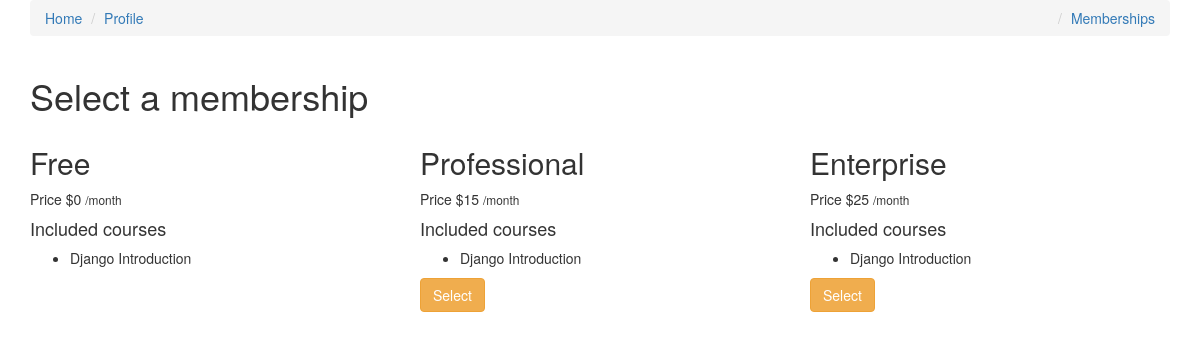
Screenshot of /memberships/ (signed in) with the database file from the repository.
### memberships/models.py (models this page shows)
class Membership(models.Model):
    slug = models.SlugField()
    membership_type = models.CharField(choices=MEMBERSHIP_CHOICES, default='Free', max_length=30)
    price = models.IntegerField(default=15)
    stripe_plan_id = models.CharField(max_length=40)
    def __str__(self):
        return self.membership_type

### courses/models.py (models this page shows, shortened)
class Course(models.Model):
    slug = models.SlugField()
    title = models.CharField(max_length=120)
    description = models.TextField()
    allowed_memberships = models.ManyToManyField(Membership)

### memberships/views.py (the view, shortened to what this page needs)
# urls.py: path('', MembershipSelectView.as_view(), name='select'),
class MembershipSelectView(ListView):
    model = Membership
    def get_context_data(self, *args, **kwargs):
        context = super().get_context_data(**kwargs)
        current_membership = get_user_membership(self.request)
        context['current_membership'] = str(current_membership.membership)
        return context

### memberships/views.py (called while the page is built)
def get_user_membership(request):
    try:
        user_membership_qs = UserMembership.objects.get(user=request.user)
        return user_membership_qs
    except ObjectDoesNotExist:
        return None

### memberships/templates/memberships/membership_list.html (shortened to what this page needs)
{% extends 'courses/base.html' %}
{% block content %}
    <div class="container">
        <h1>Select a membership</h1>
        <div class="row">
            {% for object in object_list %}
            <div class="col-sm-4 col-md-4">
                <h2>{{ object.membership_type }}</h2>
                <p>Price ${{ object.price }} <small>/month</small></p>
                <h4>Included courses</h4>
                <ul>
                    {% for course in object.course_set.all  %}
                    <li>{{ course.title }}</li>
                    {% endfor %}
                </ul>
                {% if object.membership_type != 'Free' %}
                <form method="POST" action="{% url 'memberships:select' %}"> {% csrf_token %}
                    {% if object.membership_type != current_membership %}
                    <button class="btn btn-warning">Select</button>
                    {% else %}
                    <small>This is your current membership</small>
                    {% endif %}
                </form>
                {% endif %}
            </div>
            {% endfor %}
        </div>
    </div>
{% endblock content %}

### rows the page displays
Membership: membership_type "Free", price "0"
Course: title "Django Introduction"
Membership: membership_type "Professional", price "15", shows "Select"
Membership: membership_type "Enterprise", price "25", shows "Select"
